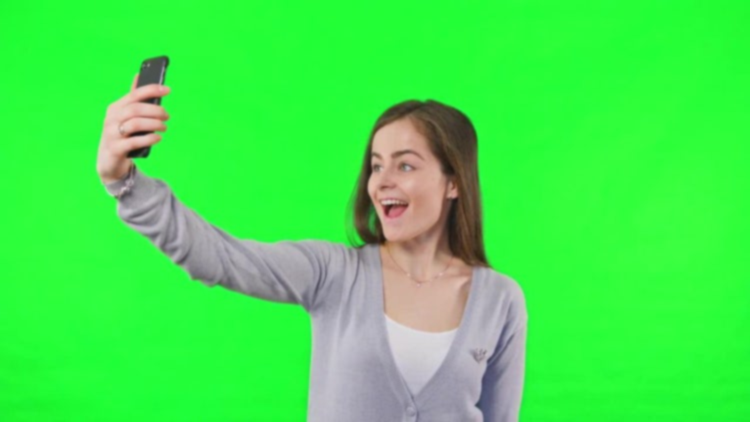
#> input picture girl.jpg, 750 x 422 px, given in place of image8.png, which was not available
$ python ImageParellel.py
#> lines starting #> are read from the running program, lines starting #| are printed output that depends on the picture; pictures that were not available may be replaced by others from this repository, and a replacement may not be noted
from PIL import Image
import math
import multiprocessing
import itertools
from PIL import Image, ImageFile
ImageFile.LOAD_TRUNCATED_IMAGES = True

input_img = Image.open('image8.png')
#> input_img is the input picture: PIL image 750x422 RGBA; mean R, G, B, A 66.7, 230.4, 76.7, 255
output_img = Image.new("RGBA", input_img.size)
#> output_img: PIL image 750x422 RGBA; every value is 0
nature_image = Image.open("nature.jpg")
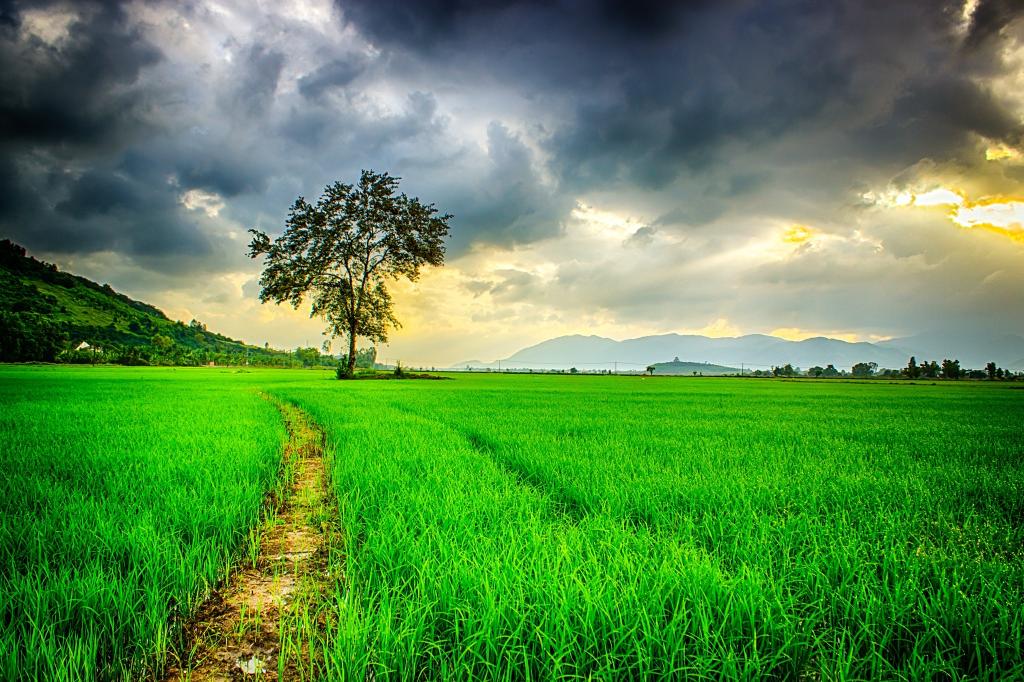
#> input picture nature.jpg, 2048 x 1364 px (shown at 1/2 size)
#> nature_image is the input picture: PIL image 2048x1364 RGB; mean R, G, B 86.9, 136.8, 71.7
background = nature_image.resize(input_img.size)
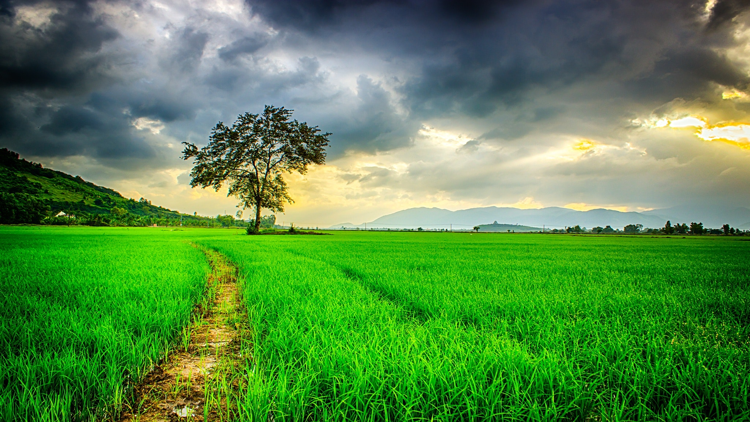
#> background: PIL image 750x422 RGB; mean R, G, B 86.9, 136.8, 71.7
changed = 0
not_changed = 0
# def merge(path, background, image_size):

a = range(input_img.size[1])
b = range(input_img.size[0])
print("input a: " + str(input_img.size[1]))
#| input a: 422
print("input b: " + str(input_img.size[0]))
#| input b: 750

print("output a: " + str(output_img.size[1]))
#| output a: 422
print("output b: " + str(output_img.size[0]))
#| output b: 750

print("background: " + str(background.size[1]))
#| background: 422
print("background: " + str(background.size[0]))
#| background: 750

param_list = list(itertools.product(a, b))


def parallel_func(params):
#> called with params = (0, 0)
    x = params[1]
    y = params[0]
    input_img.show()
    p = input_img.getpixel((x, y))
#> p = (27, 247, 49, 255)
    d = math.sqrt(math.pow(p[0] - 10, 2) + math.pow((p[1] - 255), 2) + math.pow(p[2] - 10, 2))
#> d = 43.29
    if d < 185:
        #background_pixel = app.core.backgrounds_full[app.background_choice].getpixel((x,y))
        background_pixel = background.getpixel((x, y))
#> background_pixel = (10, 22, 36)
        output_img.putpixel((x, y), (background_pixel[0], background_pixel[1], background_pixel[2], 255))
    else:
        output_img.putpixel((x, y), (p[0], p[1], p[2], 255))


# Generate processes equal to the number of cores
pool = multiprocessing.Pool()

# Distribute the parameter sets evenly across the cores
res = pool.map(parallel_func, param_list)
#> in parallel_func (call 7), `p = input_img.getpixel((x, y))`: p = (29, 249, 51, 255)
#> in parallel_func (call 7), `d = math.sqrt(math.pow(p[0] - 10, 2) + math.pow((p[1] - 255), 2) + mat..`: d = 45.59
#> in parallel_func (call 7), `background_pixel = background.getpixel((x, y))`: background_pixel = (17, 32, 44)
#> in parallel_func (call 7), `output_img.putpixel((x, y), (background_pixel[0], background_pixel[1],..`:
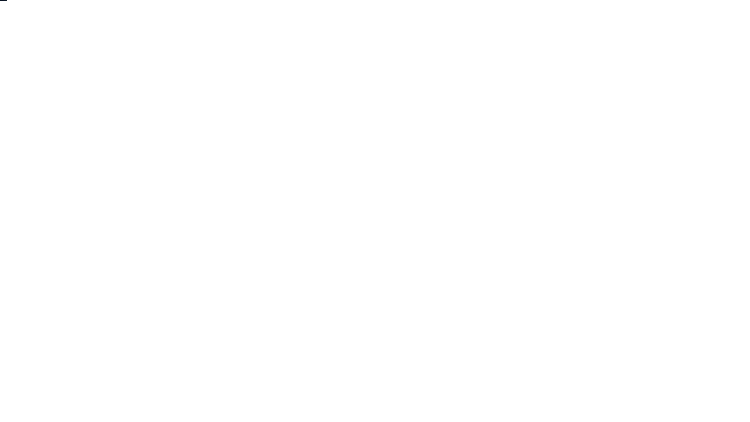
#> output_img: PIL image 750x422 RGBA; mean R, G, B, A 0, 0, 0, 0; transparent parts drawn white

output_img.save('test_output.png', "PNG")
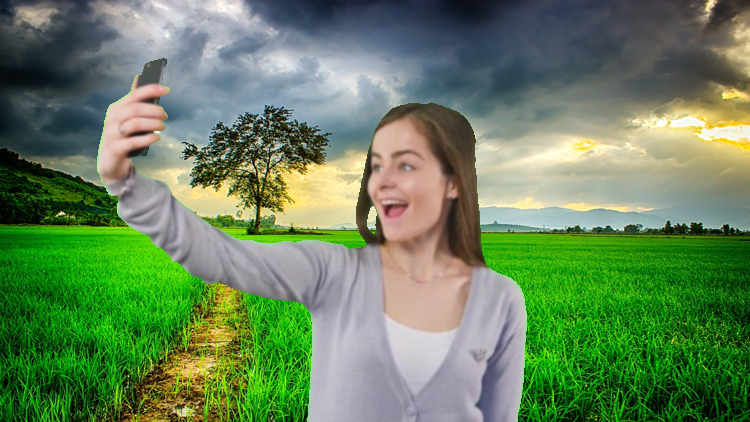
#> saved as test_output.png: PIL image 750x422 RGBA; mean R, G, B, A 103.7, 132.3, 91.5, 255
